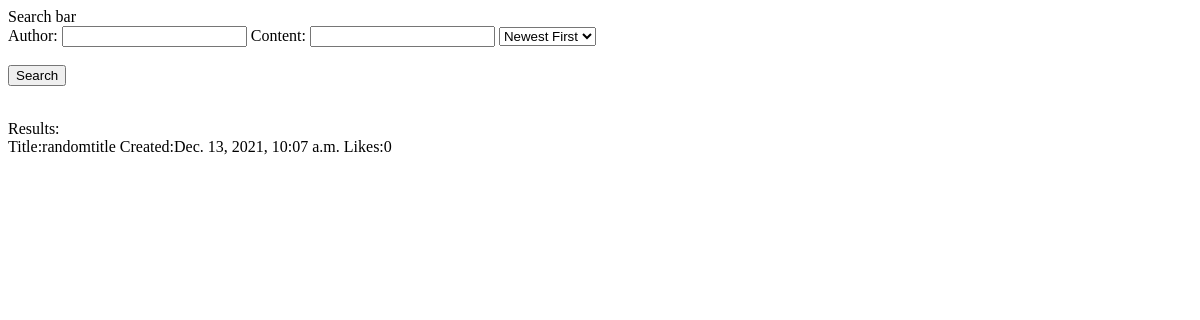
Page /results on the earlier database version.
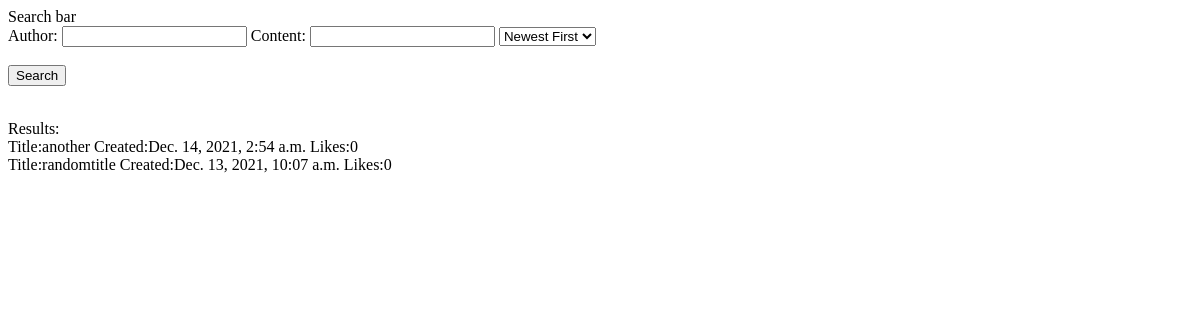
Same page on the later database version.
### blog/models.py (models this page shows, shortened)
class Post(models.Model):
	user = models.ForeignKey(settings.AUTH_USER_MODEL, on_delete=models.CASCADE)
	title = models.CharField(max_length=128)
	content = models.TextField()
	datetime = models.DateTimeField(auto_now=True)
	likes = models.IntegerField(default=0)

### blog/views.py (the view, shortened to what this page needs)
# urls.py: path('results', views.results, name="results"),
def results(request):
	filters = {}
	if request.method == 'GET':
		post_results = Post.objects.order_by('-datetime')
	return render(request, 'results.html', {'results':post_results})

### blog/Templates/results.html (shortened to what this page needs)
<form action='/results' method='post'>
	<label for='user_id'>Author:</label>
	<input id='user_id' type='text' name='user_id'>
	<label for='content'>Content:</label>
	<input id='content' type='text' name='content'>
	<select name='order'>
		<option value='1'>Newest First</option>
	</select>
	<input type='submit' value='Search'>
</form>
Results:
{% for item in results %}
	Title:{{ item.title }} Created:{{ item.datetime }} Likes:{{ item.likes }} </br>
{% endfor %}

Differences in the rows shown:
added Post: title "another", datetime "Dec. 14, 2021, 2:54 a.m.", likes "0"
